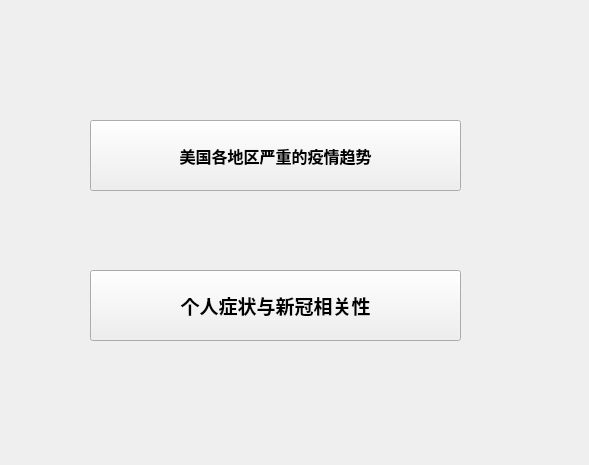
<?xml version="1.0" encoding="UTF-8"?>
<ui version="4.0">
 <class>MainWindow</class>
 <widget class="QMainWindow" name="MainWindow">
  <property name="geometry">
   <rect>
    <x>0</x>
    <y>0</y>
    <width>589</width>
    <height>465</height>
   </rect>
  </property>
  <property name="windowTitle">
   <string>MainWindow</string>
  </property>
  <widget class="QWidget" name="centralwidget">
   <widget class="QPushButton" name="pushButton">
    <property name="geometry">
     <rect>
      <x>90</x>
      <y>120</y>
      <width>371</width>
      <height>71</height>
     </rect>
    </property>
    <property name="font">
     <font>
      <family>Agency FB</family>
      <pointsize>12</pointsize>
      <weight>75</weight>
      <bold>true</bold>
     </font>
    </property>
    <property name="text">
     <string>美国各地区严重的疫情趋势</string>
    </property>
   </widget>
   <widget class="QPushButton" name="pushButton_2">
    <property name="geometry">
     <rect>
      <x>90</x>
      <y>270</y>
      <width>371</width>
      <height>71</height>
     </rect>
    </property>
    <property name="font">
     <font>
      <family>Agency FB</family>
      <pointsize>14</pointsize>
      <weight>75</weight>
      <bold>true</bold>
     </font>
    </property>
    <property name="text">
     <string>个人症状与新冠相关性</string>
    </property>
   </widget>
  </widget>
 </widget>
 <resources/>
 <connections/>
</ui>
